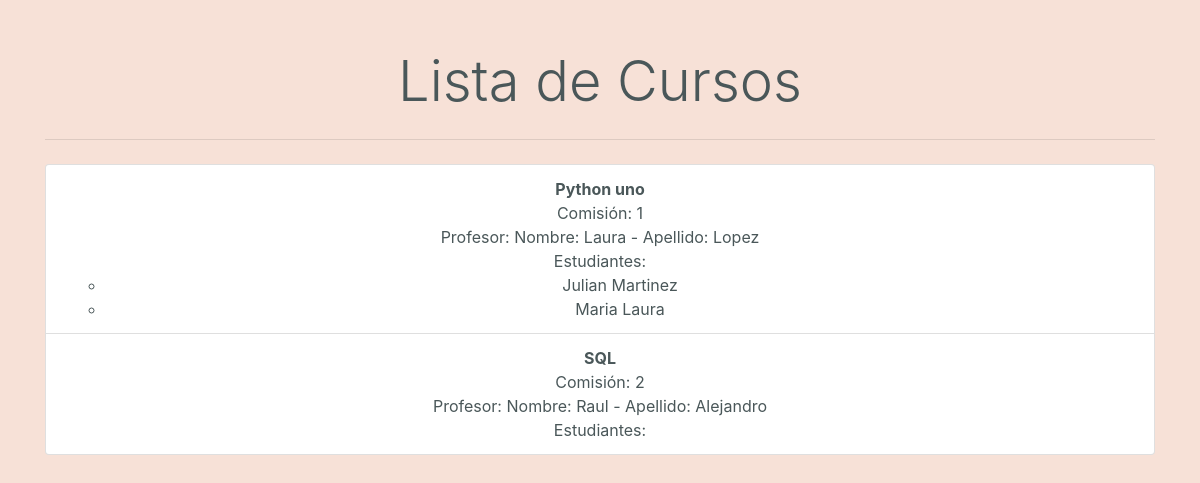
The page /cursos/ on the database as committed earlier.
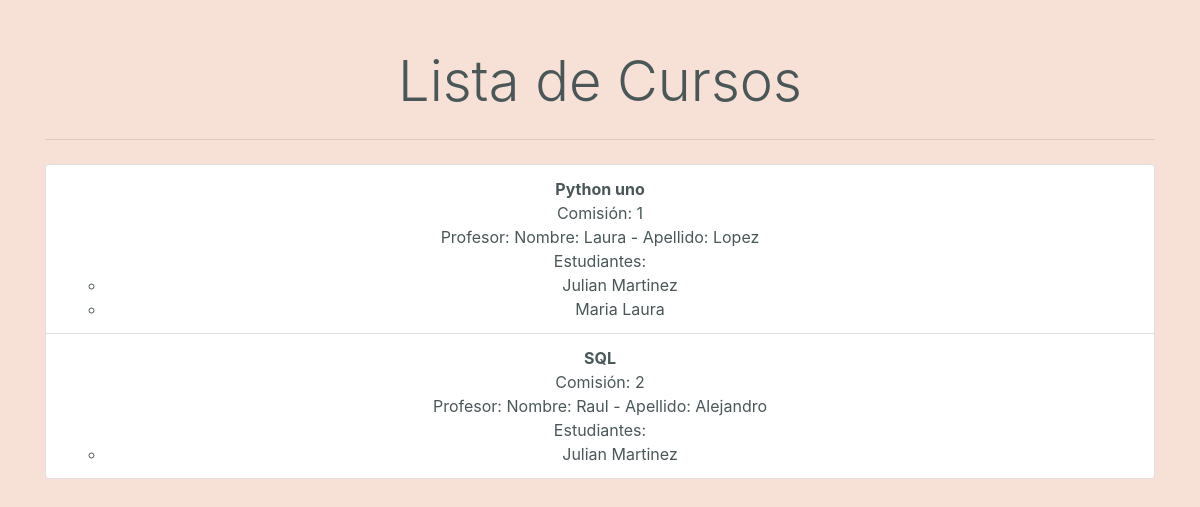
The same page on the database as committed later.
### core/models.py (models this page shows, shortened)
class Curso(models.Model):
     nombre = models.CharField(max_length= 50)
     comision = models.PositiveIntegerField()
     profesor = models.ForeignKey(Profesor, on_delete=models.SET_NULL, null=True, blank=True)

class Profesor(models.Model):
    nombre= models.CharField(max_length=30 )
    apellido= models.CharField(max_length= 50)
    email= models.EmailField()
    def __str__(self) -> str:
        return f"Nombre: {self.nombre} - Apellido: {self.apellido}"

class CursoEstudiantes(models.Model):
    curso = models.ForeignKey(Curso, on_delete=models.CASCADE)
    estudiante = models.ForeignKey(Estudiante, on_delete=models.CASCADE)

class Estudiante(models.Model):
    nombre= models.CharField(max_length= 30)
    apellido = models.CharField(max_length=30)
    email= models.EmailField()

### core/views.py (the view)
# urls.py: path("cursos/", views.CursoListView.as_view(), name="curso_list"),
class CursoListView(ListView):
    model = Curso
    template_name = 'core/curso_list.html'  # Ajusta el nombre del template según tu estructura
    context_object_name = 'cursos'

### core/templates/core/curso_list.html
{% extends 'core/base.html' %}
{% block contenido %}
    <div class="container mt-5">
        <div class="text-center">
            <h1 class="display-4 animate__animated animate__fadeIn">Lista de Cursos</h1>
            <hr class="my-4 animate__animated animate__fadeIn">
            {% if cursos %}
                <ul class="list-group">
                    {% for curso in cursos %}
                        <li class="list-group-item animate__animated animate__fadeIn">
                            <strong>{{ curso.nombre }}</strong>
                            <br>
                            <span>Comisión: {{ curso.comision }}</span>
                            <br>
                            <span>Profesor: {{ curso.profesor }}</span>
                            <br>
                            <span>Estudiantes:</span>
                            <ul>
                                {% for ce in curso.cursoestudiantes_set.all %}
                                    <li>{{ ce.estudiante.nombre }} {{ ce.estudiante.apellido }}</li>
                                {% endfor %}
                            </ul>
                        </li>
                    {% endfor %}
                </ul>
            {% else %}
                <p>No hay cursos disponibles.</p>
            {% endif %}
        </div>
    </div>
{% endblock contenido %}

Rows that differ between the two databases and show on the page:
added CursoEstudiantes: estudiante.nombre "Julian", estudiante.apellido "Martinez", shown under Curso "SQL"
